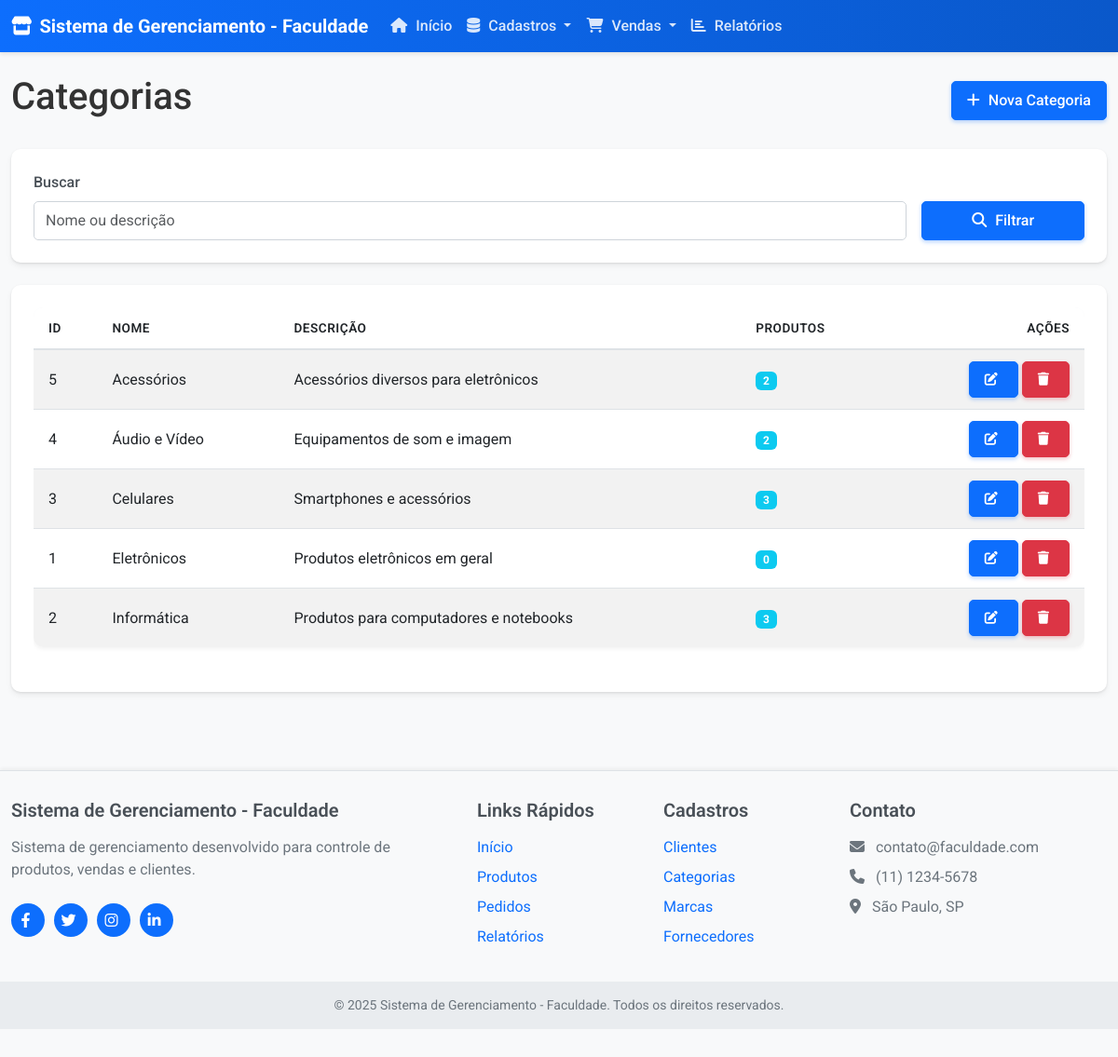
The page /pages/categorias.php on the database its author committed.
### tables this page shows
CREATE TABLE IF NOT EXISTS categoria (
    IDCATEGORIA INT AUTO_INCREMENT PRIMARY KEY,
    NOME VARCHAR(100) NOT NULL,
    DESCRICAO TEXT,
    DATACADASTRO TIMESTAMP DEFAULT CURRENT_TIMESTAMP
);

### includes/database.php (called while the page is built, shortened)
<?php
class Database {
    private $host = DB_HOST;
    private $user = DB_USER;
    private $pass = DB_PASS;
    private $dbname = DB_NAME;
    private $conn;
    private $stmt;
    public function __construct() {
        $dsn = 'mysql:host=' . $this->host . ';dbname=' . $this->dbname;
        $options = array(
            PDO::ATTR_PERSISTENT => true,
            PDO::ATTR_ERRMODE => PDO::ERRMODE_EXCEPTION,
            PDO::ATTR_DEFAULT_FETCH_MODE => PDO::FETCH_ASSOC,
            PDO::MYSQL_ATTR_INIT_COMMAND => 'SET NAMES utf8'
        );
        try {
            $this->conn = new PDO($dsn, $this->user, $this->pass, $options);
        } catch(PDOException $e) {
            $this->error = $e->getMessage();
            echo 'Erro de conexão: ' . $this->error;
        }
    }
    public function query($sql, $params = []) {
        $this->stmt = $this->conn->prepare($sql);
        if (!empty($params)) {
            $i = 1;
            foreach ($params as $param) {
                $this->stmt->bindValue($i++, $param);
            }
        }
        $this->execute();
        return $this->stmt;
    }
    public function execute() {
        return $this->stmt->execute();
    }
}
?>

### pages/categorias.php (the view, shortened to what this page needs)
<?php
require_once '../includes/database.php';
$db = new Database();
$page = isset($_GET['page']) ? (int)$_GET['page'] : 1;
$itemsPerPage = 10;
$offset = ($page - 1) * $itemsPerPage;
$search = isset($_GET['search']) ? cleanInput($_GET['search']) : '';
$sql = "SELECT * FROM categoria WHERE 1=1";
$params = [];
$sql .= " ORDER BY NOME ASC LIMIT $offset, $itemsPerPage";
$categorias = $db->query($sql, $params)->fetchAll();
include '../includes/header.php';
?>
<div class="d-flex justify-content-between align-items-center mb-4">
    <h1>Categorias</h1>
    <button type="button" class="btn btn-primary" data-bs-toggle="modal" data-bs-target="#categoriaModal">
        <i class="fas fa-plus"></i> Nova Categoria
    </button>
</div>
<div class="card mb-4">
    <div class="card-body">
        <form method="GET" action="categorias.php" class="row g-3">
            <div class="col-md-10">
                <label for="search" class="form-label">Buscar</label>
                <input type="text" class="form-control" id="search" name="search" value="<?php echo $search; ?>" placeholder="Nome ou descrição">
            </div>
            <div class="col-md-2 d-flex align-items-end">
                <button type="submit" class="btn btn-primary w-100">
                    <i class="fas fa-search"></i> Filtrar
                </button>
            </div>
        </form>
    </div>
</div>
<div class="card">
    <div class="card-body">
        <?php if (count($categorias) > 0): ?>
            <div class="table-responsive">
                <table class="table table-hover table-striped">
                    <thead>
                        <tr>
                            <th>ID</th>
                            <th>Nome</th>
                            <th>Descrição</th>
                            <th>Produtos</th>
                            <th class="text-end">Ações</th>
                        </tr>
                    </thead>
                    <tbody>
                        <?php foreach ($categorias as $categoria):
                            $produtosCount = $db->query(
                                "SELECT COUNT(*) as total FROM produto WHERE IDCATEGORIA = ?",
                                [$categoria['IDCATEGORIA']]
                            )->fetch()['total'];
                        ?>
                            <tr>
                                <td><?php echo $categoria['IDCATEGORIA']; ?></td>
                                <td><?php echo $categoria['NOME']; ?></td>
                                <td><?php echo !empty($categoria['DESCRICAO']) ? $categoria['DESCRICAO'] : '<span class="text-muted">Sem descrição</span>'; ?></td>
                                <td>
                                    <span class="badge bg-info"><?php echo $produtosCount; ?></span>
                                </td>
                                <td class="text-end">
                                    <a href="categorias.php?edit=<?php echo $categoria['IDCATEGORIA']; ?>" class="btn btn-sm btn-primary" data-bs-toggle="tooltip" title="Editar">
                                        <i class="fas fa-edit"></i>
                                    </a>
                                    <a href="categorias.php?delete=<?php echo $categoria['IDCATEGORIA']; ?>" class="btn btn-sm btn-danger btn-delete" data-bs-toggle="tooltip" title="Excluir">
                                        <i class="fas fa-trash"></i>
                                    </a>
                                </td>
                            </tr>
                        <?php endforeach; ?>
                    </tbody>
                </table>
            </div>
        <?php else: ?>
            <div class="alert alert-info">
                <i class="fas fa-info-circle"></i> Nenhuma categoria encontrada.
            </div>
        <?php endif; ?>
    </div>
</div>
<?php
include '../includes/footer.php';
?>

### assets/css/style.css (style rules this page uses)
body { font-family: 'Roboto', sans-serif; background-color: #f8f9fa; color: #333; min-height: 100vh; display: flex; flex-direction: column; }
.card { border-radius: 10px; box-shadow: 0 4px 6px rgba(0, 0, 0, 0.05), 0 1px 3px rgba(0, 0, 0, 0.1); transition: transform 0.3s, box-shadow 0.3s; margin-bottom: 20px; border: none; overflow: hidden; }
.card-body { padding: 1.5rem; }
.btn { border-radius: 5px; padding: 0.5rem 1rem; transition: all 0.3s ease; position: relative; overflow: hidden; font-weight: 500; }
.btn::after { content: ''; position: absolute; top: 50%; left: 50%; width: 0; height: 0; background-color: rgba(255, 255, 255, 0.2); border-radius: 50%; transform: translate(-50%, -50%); transition: width 0.5s, height 0.5s; z-index: 1; pointer-events: none; }
.btn i { margin-right: 5px; }
.btn-primary { background-color: #0d6efd; border-color: #0d6efd; box-shadow: 0 2px 4px rgba(13, 110, 253, 0.3); }
.btn-danger { background-color: #dc3545; border-color: #dc3545; box-shadow: 0 2px 4px rgba(220, 53, 69, 0.3); }
.table { background-color: #fff; border-radius: 10px; overflow: hidden; box-shadow: 0 2px 4px rgba(0, 0, 0, 0.05); margin-bottom: 1.5rem; }
.table-responsive { border-radius: 10px; overflow: hidden; }
.table thead { background-color: #f1f4f9; }
.table th { font-weight: 600; border-bottom: 2px solid #dee2e6; text-transform: uppercase; font-size: 0.85rem; letter-spacing: 0.5px; padding: 0.75rem 1rem; vertical-align: middle; }
.table tbody td { padding: 0.75rem 1rem; vertical-align: middle; }
.table tbody tr:last-child td { border-bottom: none; }
.form-control, .form-select { border-radius: 5px; padding: 0.5rem 0.75rem; border: 1px solid #ced4da; transition: all 0.3s ease; }
.form-label { font-weight: 500; margin-bottom: 0.5rem; color: #495057; }
.fa, .fas, .far, .fab { margin-right: 5px; }

### assets/css/animations.css (style rules this page uses)
.hover-lift { transition: transform 0.3s ease, box-shadow 0.3s ease; }
.fade-in-element { opacity: 0; animation: fadeInAnimation 0.8s ease forwards; }
.btn-ripple { position: relative; overflow: hidden; }

### rows shown on the page
categoria: IDCATEGORIA "5", NOME "Acessórios", DESCRICAO "Acessórios diversos para eletrônicos", produtosCount "2"
categoria: IDCATEGORIA "4", NOME "Áudio e Vídeo", DESCRICAO "Equipamentos de som e imagem", produtosCount "2"
categoria: IDCATEGORIA "3", NOME "Celulares", DESCRICAO "Smartphones e acessórios"
categoria: IDCATEGORIA "1", NOME "Eletrônicos", DESCRICAO "Produtos eletrônicos em geral", produtosCount "0"
categoria: IDCATEGORIA "2", NOME "Informática", DESCRICAO "Produtos para computadores e notebooks", produtosCount "3"

### other values the page prints
SITE_NAME "Sistema de Gerenciamento - Faculdade"
